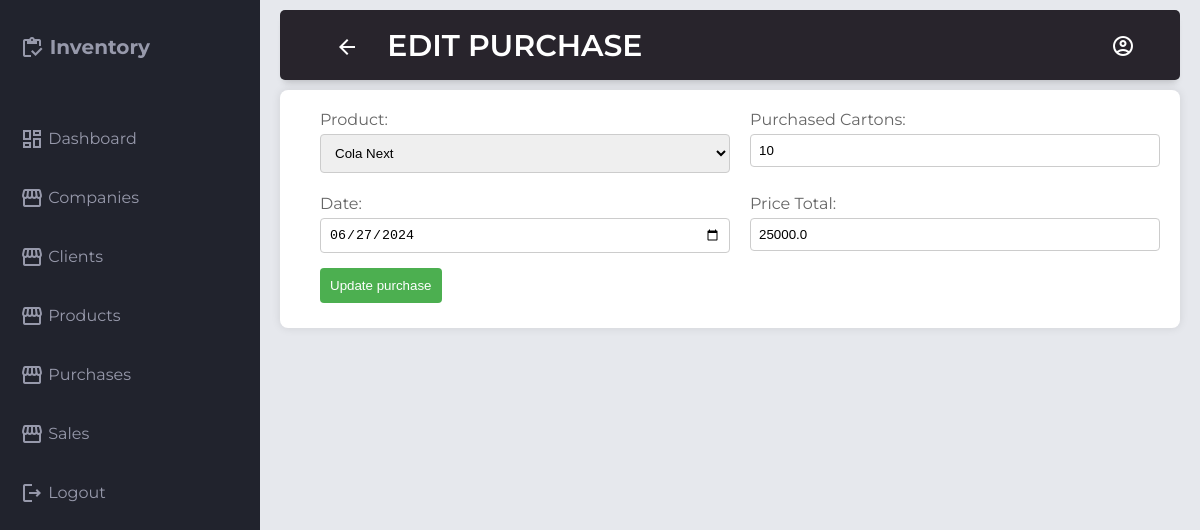
The page /edit_purchase?purchase_id=1 on the database its author committed.
### tables this page shows
CREATE TABLE purchase (
            purchase_id INTEGER PRIMARY KEY AUTOINCREMENT,
            product_id INTEGER NOT NULL,
            purchased_cartons INTEGER NOT NULL,
            purchase_date DATE NOT NULL,
            purchase_amount REAL NOT NULL
        );

CREATE TABLE products (
            product_id INTEGER PRIMARY KEY AUTOINCREMENT,
            product_name TEXT NOT NULL,
            company_id INTEGER NOT NULL,
            brand TEXT NOT NULL,
            pieces_per_carton INTEGER NOT NULL,
            price_carton REAL NOT NULL,
            selling_price_carton REAL NOT NULL,
            current_cartons INTEGER NOT NULL,
            alarming_stock_level INTEGER NOT NULL
        );

### app.py (the view)
@app.route("/edit_purchase", methods=["GET", "POST"])
def edit_purchase():
    if request.method == "GET":
        try:
            purchase_id = int(request.args.get("purchase_id"))
        except ValueError:
            return jsonify({"success": False, "message": "Invalid purchase_id"})
        session_id = request.cookies.get("session_id")
        verified = is_valid_session(session_id)
        if not verified:
            return render_template("login.html", message="Unauthorized Access Denied!")
        purchase_to_edit = get_one_purchase(purchase_id)
        if purchase_to_edit is None:
            return render_template("error.html", message="Purchase not found!")
        products = get_all_products()
        return render_template(
            "edit_purchase.html",
            session_id=session_id,
            user=verified,
            purchase_to_edit=purchase_to_edit,
            products=products,
            page_name="Edit Purchase",
        )
    else:
        purchase = request.get_json()
        response = update_purchase(purchase)
        return jsonify(response)

### app.py (called while the page is built)
def is_valid_session(session_id):
    user = get_user_by_session_id(session_id)
    if user:
        username = user["username"]
        expiration_time = user["session_expiration"]
        if datetime.now() < expiration_time:
            return True, username
    return False, False

### db_functions.py (called while the page is built, shortened)
def get_one_company(company_id: int):
    conn = sqlite3.connect(DATABASE)
    conn.row_factory = sqlite3.Row
    cursor = conn.cursor()
    cursor.execute("SELECT * FROM COMPANIES WHERE company_id = ?", (company_id,))
    company = cursor.fetchone()
    conn.close()
    if company:
        return dict(company)

def get_user_by_session_id(session_id: str):
    conn = sqlite3.connect(DATABASE)
    conn.row_factory = sqlite3.Row
    cursor = conn.cursor()
    cursor.execute("SELECT * FROM users WHERE session_id = ?", (session_id,))
    user = cursor.fetchone()
    conn.close()

def get_one_purchase(purchase_id: int):
    conn = sqlite3.connect(DATABASE)
    conn.row_factory = sqlite3.Row
    cursor = conn.cursor()
    cursor.execute("SELECT * FROM purchase WHERE purchase_id = ?", (purchase_id,))
    purchase = cursor.fetchone()
    conn.close()
    if purchase:
        purchase_dtl = {
            "purchase_id": purchase["purchase_id"],
            "product_id": purchase["product_id"],
            "purchased_cartons": purchase["purchased_cartons"],
            "purchase_date": purchase["purchase_date"],
            "purchase_amount": purchase["purchase_amount"],
        }
        return purchase_dtl

### templates/edit_purchase.html (shortened to what this page needs)
{% extends 'base.html' %}
{% block header %}
{{page_name|upper}}
{% endblock %}
{% block main %}
<div class="form-container">
    <form onsubmit="updatePurchase(event, '{{purchase_to_edit.purchase_id}}', '{{session_id}}')" method="post">
        <div class="form-group">
            <div class="combination">
                <label for="product">Product:</label>
                <select class="input-box" id="product_id" name="product_id" required>
                    {% for product in products %}
                    <option value="{{product.product_id}}" data-price="{{product.price_carton}}" {% if
                        product.product_id==purchase_to_edit.product_id %}selected{% endif %}>{{
                        product.product_name }}</option>
                    {% endfor %}
                </select>
            </div>
            <div class="combination">
                <label for="purchased_cartons">Purchased Cartons:</label>
                <input type="number" class="input-box" id="purchased_cartons" name="purchased_cartons"
                    value="{{purchase_to_edit.purchased_cartons}}" min="1">
            </div>
        </div>
        <div class="form-group">
            <div class="combination">
                <label for="purchase_date">Date:</label>
                <input type="date" class="input-box" id="purchase_date" name="purchase_date"
                    value="{{purchase_to_edit.purchase_date}}" required>
            </div>
            <div class="combination">
                <label for="purchase_amount">Price Total:</label>
                <input type="number" class="input-box" id="purchase_amount" name="purchase_amount"
                    value="{{purchase_to_edit.purchase_amount}}" placeholder="Enter Amount" required>
            </div>
        </div>
        <div class="form-group">
            <div class="combination">
                <button type="submit">Update purchase</button>
            </div>
        </div>
    </form>
</div>
{% endblock %}

### static/css/style.css (style rules this page uses)
body { margin: 0; padding: 0; box-sizing: border-box; background-color: #e6e8ed; color: #666666; font-family: "Montserrat", sans-serif; }
.form-container { background-color: #fff; padding: 20px; border-radius: 8px; box-shadow: 0 0 10px rgba(0, 0, 0, 0.1); width: max-content; }
.form-group { display: flex; flex-direction: row; margin-bottom: 5px; }
.combination { display: flex; flex-direction: column; margin-left: 20px; }
.input-box { width: 410px; }
button { background-color: #3261e4; color: white; padding: 10px 15px; border: none; border-radius: 4px; cursor: pointer; }
label { display: block; margin-bottom: 8px; }
input, select { width: 100%; padding: 10px; margin-bottom: 16px; border: 1px solid #ccc; border-radius: 4px; box-sizing: border-box; }

### templates/base.html (style rules this page uses)
form { width: 40%; }
form label { display: block; margin-bottom: 5px; }
form input { width: 100%; padding: 8px; margin-bottom: 10px; }
form button { padding: 10px; background-color: #4CAF50; color: white; border: none; cursor: pointer; }

### rows shown on the page
purchase: product_id "Cola Next", purchased_cartons "10", purchase_date "06/27/2024", purchase_amount "25000.0"

### other values the page prints
{{ page_name|upper }} "EDIT PURCHASE"
